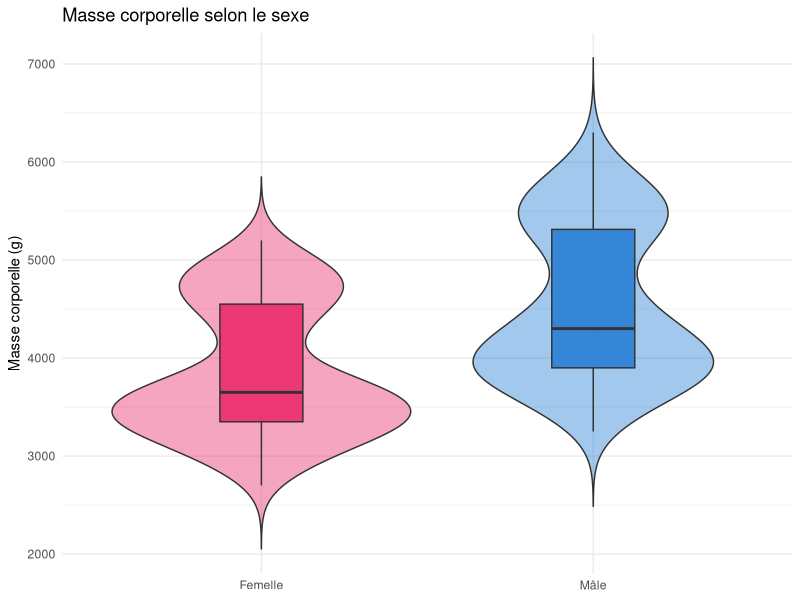
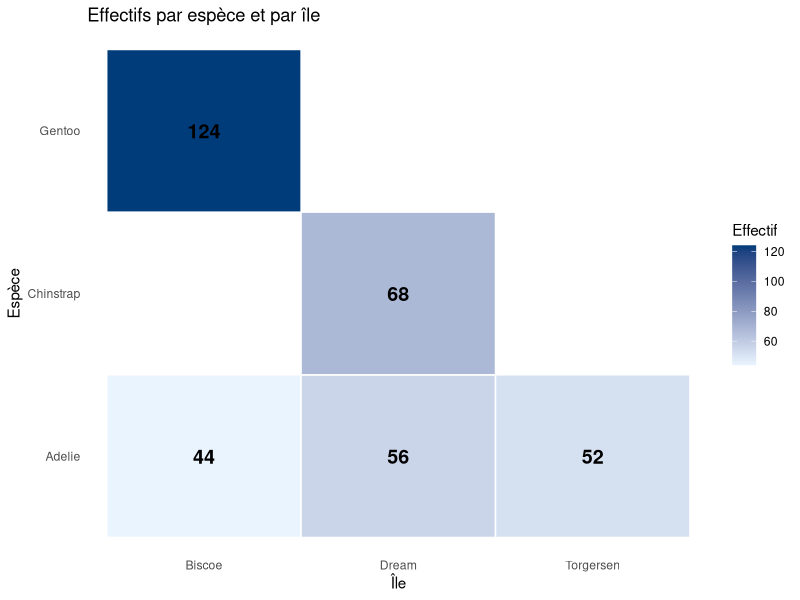
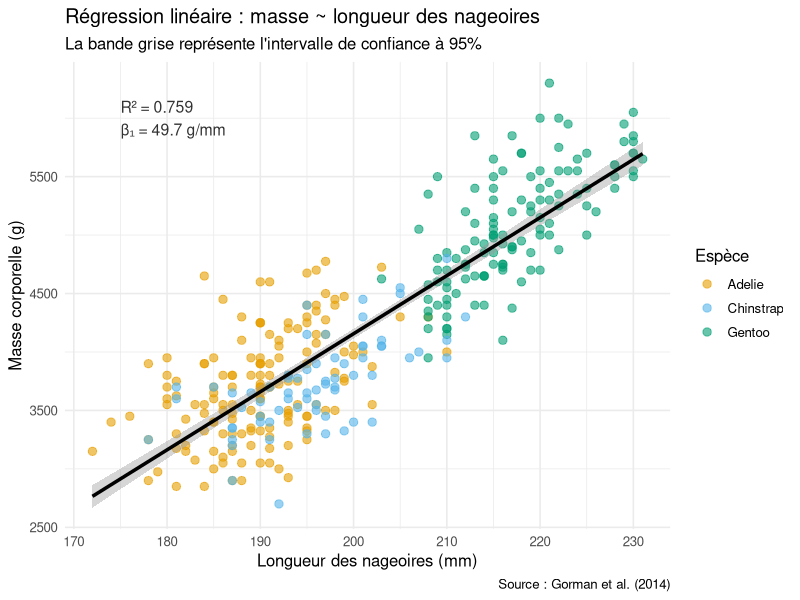
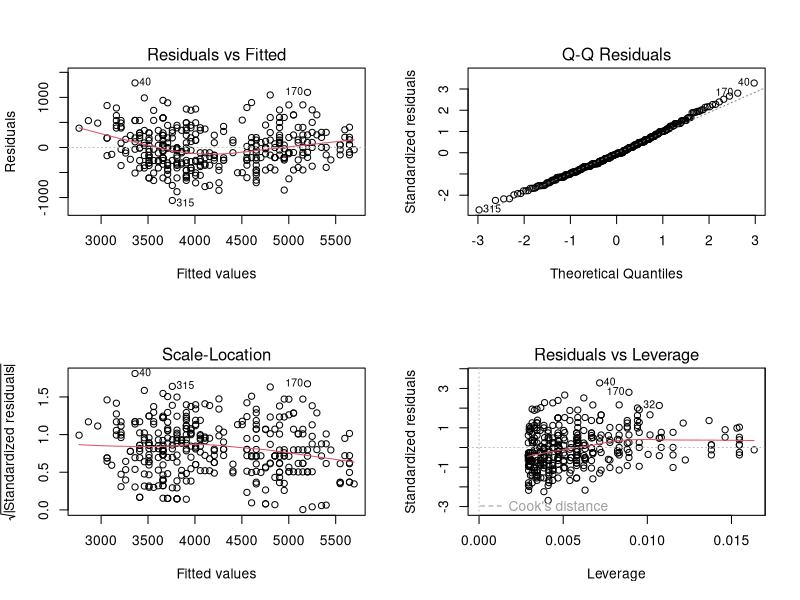
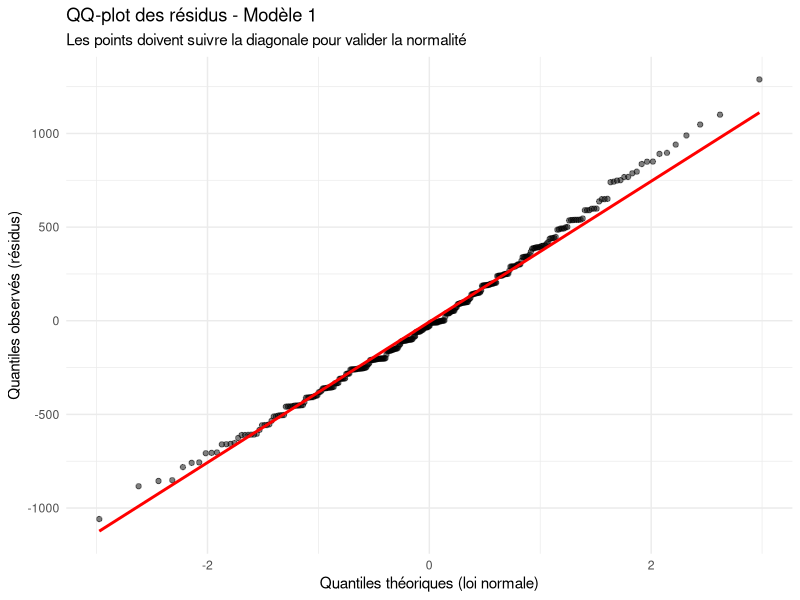

The R source for these figures, in order:
## ---- chunk 1
library(tidyverse)
library(palmerpenguins)
library(broom)
## ---- chunk 2
# Préparer les données
penguins_mf <- penguins %>%
  drop_na(sex, body_mass_g)

# Résumé par sexe (pour visualiser la différence avant de tester)
penguins_mf %>%
  group_by(sex) %>%
  summarise(
    n       = n(),
    moy     = round(mean(body_mass_g), 0),
    med     = median(body_mass_g),
    sd      = round(sd(body_mass_g), 0),
    .groups = "drop"
  )
## ---- chunk 3
# Visualiser avant de tester !
penguins_mf %>%
  mutate(sex_fr = recode(sex, "male" = "Mâle", "female" = "Femelle")) %>%
  ggplot(aes(x = sex_fr, y = body_mass_g, fill = sex_fr)) +
  geom_violin(alpha = 0.4, trim = FALSE) +
  geom_boxplot(width = 0.25, alpha = 0.8) +
  scale_fill_manual(values = c("Femelle" = "#e91e63", "Mâle" = "#1976d2")) +
  labs(title = "Masse corporelle selon le sexe",
       x = NULL, y = "Masse corporelle (g)") +
  theme_minimal() +
  theme(legend.position = "none")
## ---- chunk 4
# Réaliser le test t de Welch (ne suppose pas l'égalité des variances)
resultat_t <- t.test(
  body_mass_g ~ sex,
  data      = penguins_mf,
  var.equal = FALSE,    # Test de Welch (recommandé en général)
  alternative = "two.sided"   # Test bilatéral : on ne suppose pas la direction
)

resultat_t
## ---- chunk 5
# Présentation synthétique avec broom
tidy(resultat_t)
## ---- chunk 6
# Calcul de la taille d'effet (Cohen's d)
# |d| < 0.2 : négligeable, 0.2-0.5 : petit, 0.5-0.8 : moyen, > 0.8 : grand
moy_f  <- mean(penguins_mf$body_mass_g[penguins_mf$sex == "female"])
moy_m  <- mean(penguins_mf$body_mass_g[penguins_mf$sex == "male"])
sd_pool <- sd(penguins_mf$body_mass_g)
d_cohen <- (moy_m - moy_f) / sd_pool
round(d_cohen, 2)   # > 0.8 → effet de grande taille
## ---- chunk 7
# Test de Wilcoxon-Mann-Whitney
wilcox.test(body_mass_g ~ sex, data = penguins_mf)
## ---- chunk 8
# Question : l'espèce de manchot est-elle associée à l'île d'observation ?
# (On s'attend à oui, car certaines espèces sont endémiques d'une île)

tableau <- table(penguins$species, penguins$island)
tableau
## ---- chunk 9
# Test du Khi²
chi2 <- chisq.test(tableau)
chi2
## ---- chunk 10
# Résidus standardisés : voir quelles cellules contribuent le plus au Khi²
# Valeur > 2 ou < -2 : contribution significative
round(chi2$residuals, 2)
## ---- chunk 11
# Visualisation du tableau croisé
penguins %>%
  count(species, island) %>%
  ggplot(aes(x = island, y = species, fill = n)) +
  geom_tile(color = "white", linewidth = 0.5) +
  geom_text(aes(label = n), size = 5, fontface = "bold") +
  scale_fill_gradient(low = "#eaf4ff", high = "#003b7a") +
  labs(title = "Effectifs par espèce et par île",
       x = "Île", y = "Espèce", fill = "Effectif") +
  theme_minimal() +
  theme(panel.grid = element_blank())
## ---- chunk 12
# Corrélation longueur des nageoires ~ masse corporelle
cor_test <- cor.test(
  penguins$flipper_length_mm,
  penguins$body_mass_g,
  method = "pearson",
  use    = "complete.obs"
)
cor_test
tidy(cor_test)
## ---- chunk 13
# Corrélation de Spearman (non paramétrique - sur les rangs)
# À utiliser si la relation n'est pas linéaire ou si distribution très asymétrique
cor.test(
  penguins$flipper_length_mm,
  penguins$body_mass_g,
  method = "spearman",
  use    = "complete.obs"
)
## ---- chunk 14
# Modèle : masse ~ longueur des nageoires
modele1 <- lm(
  body_mass_g ~ flipper_length_mm,    # formule : Y ~ X
  data = penguins
)

# Résumé complet du modèle
summary(modele1)
## ---- chunk 15
# Présentation propre avec broom
tidy(modele1, conf.int = TRUE) %>%
  mutate(across(where(is.numeric), ~ round(.x, 3)))
## ---- chunk 16
# Performance globale du modèle
glance(modele1)
## ---- chunk 17
# Visualiser le modèle
penguins %>%
  drop_na(flipper_length_mm, body_mass_g) %>%
  ggplot(aes(x = flipper_length_mm, y = body_mass_g)) +
  geom_point(aes(color = species), alpha = 0.6, size = 2.5) +
  geom_smooth(method = "lm", color = "black", se = TRUE,
              linewidth = 1.2) +
  scale_color_manual(values = c("#E69F00", "#56B4E9", "#009E73")) +
  annotate("text", x = 175, y = 6000,
           label = paste0("R² = ", round(summary(modele1)$r.squared, 3),
                          "\nβ₁ = ", round(coef(modele1)[2], 1), " g/mm"),
           hjust = 0, size = 4, color = "grey20") +
  labs(
    title    = "Régression linéaire : masse ~ longueur des nageoires",
    subtitle = "La bande grise représente l'intervalle de confiance à 95%",
    x        = "Longueur des nageoires (mm)",
    y        = "Masse corporelle (g)",
    color    = "Espèce",
    caption  = "Source : Gorman et al. (2014)"
  ) +
  theme_minimal(base_size = 12)
## ---- chunk 18
# Modèle 2 : masse ~ nageoires + longueur bec + espèce
modele2 <- lm(
  body_mass_g ~ flipper_length_mm + bill_length_mm + species,
  data = penguins
)

tidy(modele2, conf.int = TRUE)
## ---- chunk 19
# Comparaison des deux modèles
bind_rows(
  glance(modele1) %>% mutate(modele = "Modèle 1 : nageoires seulement"),
  glance(modele2) %>% mutate(modele = "Modèle 2 : nageoires + bec + espèce")
) %>%
  select(modele, r.squared, adj.r.squared, AIC, sigma) %>%
  mutate(across(where(is.numeric), ~ round(.x, 3)))
## ---- chunk 20
# Graphiques de diagnostic automatiques (4 graphiques)
par(mfrow = c(2, 2))   # Diviser la fenêtre en 2×2
plot(modele1)
## ---- chunk 21
# QQ-plot avec ggplot2
augment(modele1) %>%
  ggplot(aes(sample = .resid)) +
  stat_qq(alpha = 0.5) +
  stat_qq_line(color = "red", linewidth = 1) +
  labs(
    title    = "QQ-plot des résidus - Modèle 1",
    subtitle = "Les points doivent suivre la diagonale pour valider la normalité",
    x        = "Quantiles théoriques (loi normale)",
    y        = "Quantiles observés (résidus)"
  ) +
  theme_minimal()
## ---- chunk 22
# Test formel de normalité des résidus (Shapiro-Wilk)
# H₀ : les résidus suivent une loi normale
shapiro.test(residuals(modele1))
# p > 0.05 → on ne rejette pas la normalité
